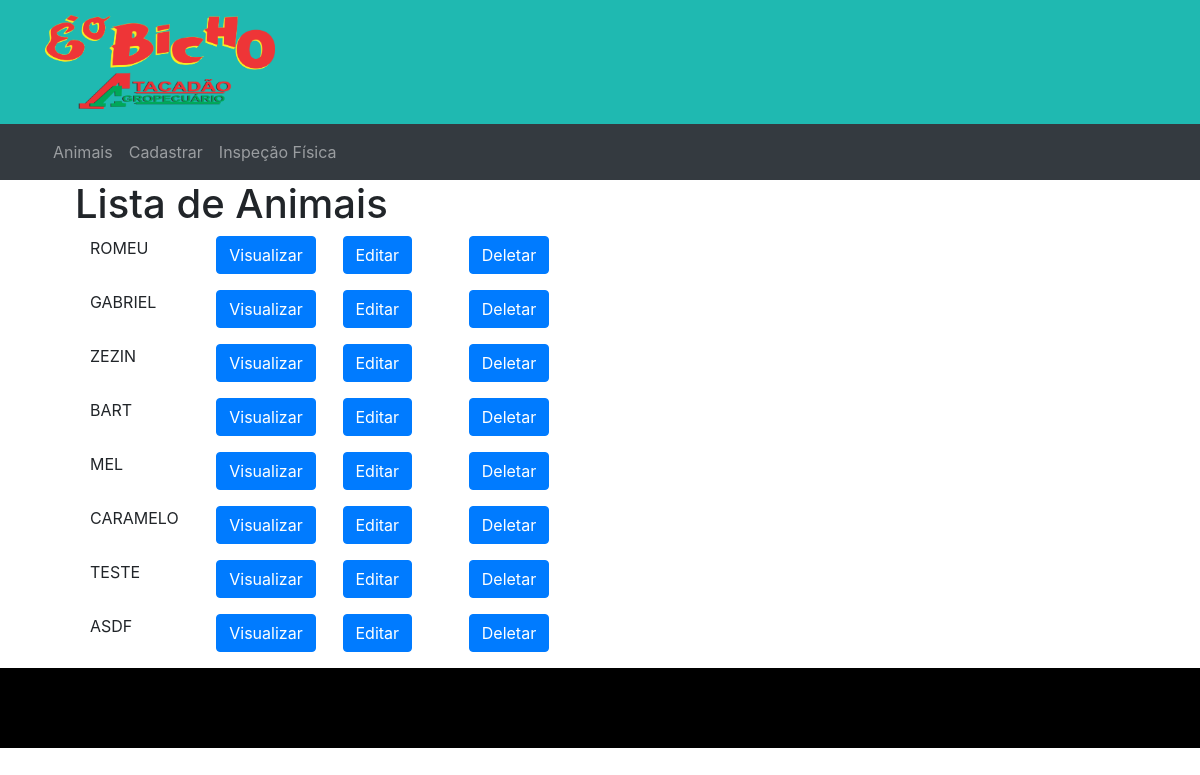
The app's page /list, older data.
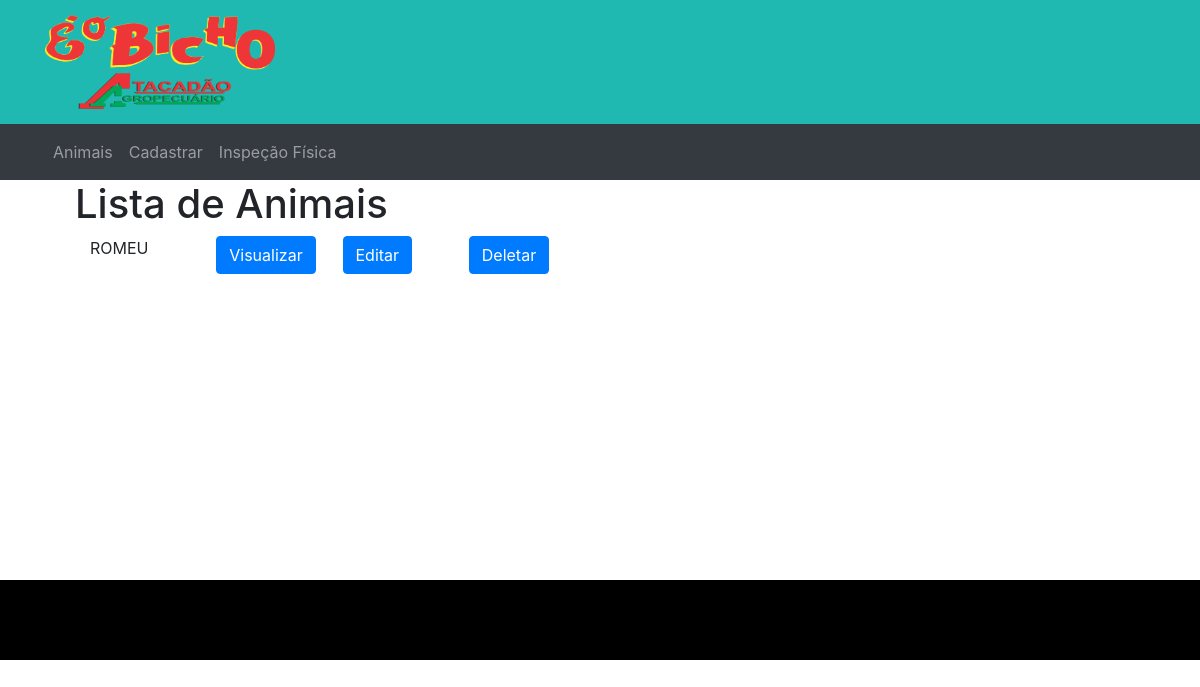
The same page, newer data.
### pet/models.py (models this page shows, shortened)
class formPet(models.Model):
	nome = models.CharField('Nome',max_length=150)
	apelido = models.CharField('Apelido',max_length=30)
	aniversario = models.DateField('Aniversário', blank=True, null=True)
	idade = models.IntegerField('Idade')
	peso = models.IntegerField('Peso(kg)')
	tamanho = models.IntegerField('Tamanho')
	especie = models.CharField('Especie',max_length=10, choices=ESPECIE_CHOICES)
	racaCachorro = models.CharField('Raça do Cachorro',max_length=3, choices=RACA_CACHORRO)
	temperamento = models.CharField('Temperamento',max_length=3, choices=TEMPERAMENTO_CHOICES)
	pelagem = models.CharField('Pelagem',max_length=2, choices=PELAGEM_CHOICES)
	coloracao = models.CharField('Coloração',max_length=10, choices=COLORACAO_CHOICES)
	tamanho = models.IntegerField('Tamanho(cm)',)
	caracteristicas = models.CharField('Caracteristicas', max_length=200)

### pet/views.py (the view)
# urls.py: path('list', views.listPet.as_view(), name="list"),
class listPet(ListView):
    model = formPet
    queryset = formPet.objects.all()

### pet/templates/pet/formpet_list.html (shortened to what this page needs)
{% extends 'base.html' %}
{% block content %}
{% load crispy_forms_tags %}
<div class="container">
	<h1 class="">Lista de Animais</h1>
	<div class="col-lg-6">
	    <form class="form-row">
	    	{% for pet in object_list %}
	        <div class="text-uppercase col-md-3 mb-3">{{ pet.nome }}</div>
	        <div class="col-sm mb-3 ">
	        	<a class="btn btn-primary btn-md" href="{% url 'pet:detail' pk=pet.id %}">Visualizar</a>
	        </div>
	        <div class="col-sm mb-3 ">
	        	<a class="btn btn-primary btn-md" href="{% url 'pet:update' pk=pet.id %}">Editar</a>
	        </div>
	        <div class="col-sm mb-3 ">
	        	<a class="btn btn-primary btn-md" href="{% url 'pet:delete' pk=pet.id %}">Deletar</a>
	        </div>
	        {% endfor %}
	    </form>
	</div>
</div>
{% endblock %}

Row changes from the older to the newer data that the page shows:
removed formPet: nome "GABRIEL"
removed formPet: nome "ZEZIN"
removed formPet: nome "BART"
removed formPet: nome "MEL"
removed formPet: nome "CARAMELO"
removed formPet: nome "TESTE"
removed formPet: nome "ASDF"
